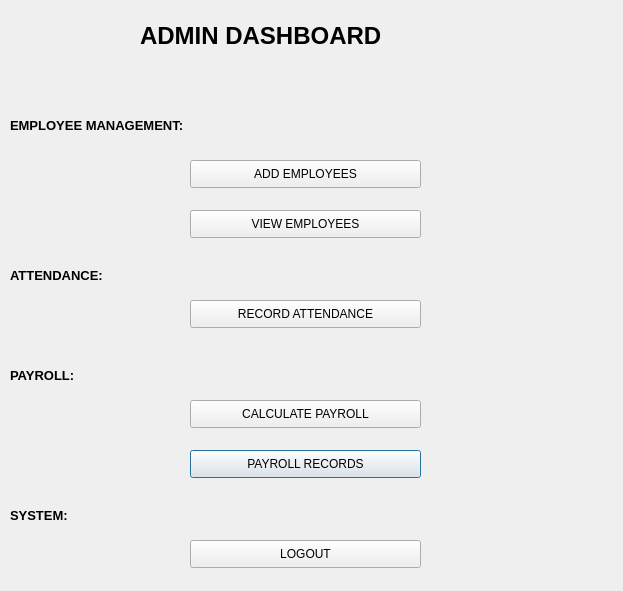
<?xml version="1.0" encoding="UTF-8"?>
<ui version="4.0">
 <class>Dialog</class>
 <widget class="QDialog" name="Dialog">
  <property name="geometry">
   <rect>
    <x>0</x>
    <y>0</y>
    <width>623</width>
    <height>591</height>
   </rect>
  </property>
  <property name="windowTitle">
   <string>Dialog</string>
  </property>
  <widget class="QLabel" name="label">
   <property name="geometry">
    <rect>
     <x>140</x>
     <y>0</y>
     <width>321</width>
     <height>71</height>
    </rect>
   </property>
   <property name="font">
    <font>
     <pointsize>18</pointsize>
     <weight>75</weight>
     <bold>true</bold>
    </font>
   </property>
   <property name="text">
    <string>ADMIN DASHBOARD</string>
   </property>
  </widget>
  <widget class="QPushButton" name="payroll_records_btn">
   <property name="geometry">
    <rect>
     <x>190</x>
     <y>450</y>
     <width>231</width>
     <height>28</height>
    </rect>
   </property>
   <property name="text">
    <string>PAYROLL RECORDS</string>
   </property>
  </widget>
  <widget class="QPushButton" name="add_employee_btn">
   <property name="geometry">
    <rect>
     <x>190</x>
     <y>160</y>
     <width>231</width>
     <height>28</height>
    </rect>
   </property>
   <property name="text">
    <string>ADD EMPLOYEES</string>
   </property>
  </widget>
  <widget class="QPushButton" name="view_employee_btn">
   <property name="geometry">
    <rect>
     <x>190</x>
     <y>210</y>
     <width>231</width>
     <height>28</height>
    </rect>
   </property>
   <property name="text">
    <string>VIEW EMPLOYEES</string>
   </property>
  </widget>
  <widget class="QPushButton" name="attendance_btn">
   <property name="geometry">
    <rect>
     <x>190</x>
     <y>300</y>
     <width>231</width>
     <height>28</height>
    </rect>
   </property>
   <property name="text">
    <string>RECORD ATTENDANCE</string>
   </property>
  </widget>
  <widget class="QPushButton" name="calculate_payroll_btn">
   <property name="geometry">
    <rect>
     <x>190</x>
     <y>400</y>
     <width>231</width>
     <height>28</height>
    </rect>
   </property>
   <property name="text">
    <string>CALCULATE PAYROLL</string>
   </property>
  </widget>
  <widget class="QLabel" name="employee_label">
   <property name="geometry">
    <rect>
     <x>10</x>
     <y>100</y>
     <width>231</width>
     <height>51</height>
    </rect>
   </property>
   <property name="font">
    <font>
     <pointsize>10</pointsize>
     <weight>75</weight>
     <bold>true</bold>
    </font>
   </property>
   <property name="text">
    <string>EMPLOYEE MANAGEMENT:</string>
   </property>
  </widget>
  <widget class="QLabel" name="label_3">
   <property name="geometry">
    <rect>
     <x>10</x>
     <y>250</y>
     <width>131</width>
     <height>51</height>
    </rect>
   </property>
   <property name="font">
    <font>
     <pointsize>10</pointsize>
     <weight>75</weight>
     <bold>true</bold>
    </font>
   </property>
   <property name="text">
    <string>ATTENDANCE:</string>
   </property>
  </widget>
  <widget class="QLabel" name="label_4">
   <property name="geometry">
    <rect>
     <x>10</x>
     <y>350</y>
     <width>131</width>
     <height>51</height>
    </rect>
   </property>
   <property name="font">
    <font>
     <pointsize>10</pointsize>
     <weight>75</weight>
     <bold>true</bold>
    </font>
   </property>
   <property name="text">
    <string>PAYROLL:</string>
   </property>
  </widget>
  <widget class="QLabel" name="label_5">
   <property name="geometry">
    <rect>
     <x>10</x>
     <y>490</y>
     <width>131</width>
     <height>51</height>
    </rect>
   </property>
   <property name="font">
    <font>
     <pointsize>10</pointsize>
     <weight>75</weight>
     <bold>true</bold>
    </font>
   </property>
   <property name="text">
    <string>SYSTEM:</string>
   </property>
  </widget>
  <widget class="QPushButton" name="logout_btn">
   <property name="geometry">
    <rect>
     <x>190</x>
     <y>540</y>
     <width>231</width>
     <height>28</height>
    </rect>
   </property>
   <property name="text">
    <string>LOGOUT</string>
   </property>
  </widget>
 </widget>
 <resources/>
 <connections/>
</ui>
